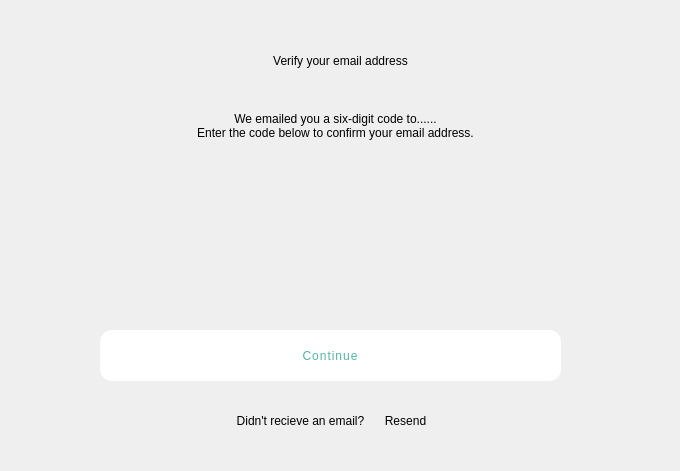
<?xml version="1.0" encoding="UTF-8"?>
<ui version="4.0">
 <class>SignupVerify</class>
 <widget class="QMainWindow" name="SignupVerify">
  <property name="geometry">
   <rect>
    <x>0</x>
    <y>0</y>
    <width>680</width>
    <height>471</height>
   </rect>
  </property>
  <property name="windowTitle">
   <string>MainWindow</string>
  </property>
  <widget class="QWidget" name="centralwidget">
   <widget class="QLabel" name="questionText">
    <property name="geometry">
     <rect>
      <x>220</x>
      <y>400</y>
      <width>161</width>
      <height>41</height>
     </rect>
    </property>
    <property name="styleSheet">
     <string notr="true">font: 13pt &quot;Mali&quot;;</string>
    </property>
    <property name="text">
     <string>Didn't recieve an email?</string>
    </property>
    <property name="alignment">
     <set>Qt::AlignCenter</set>
    </property>
   </widget>
   <widget class="QLabel" name="text">
    <property name="geometry">
     <rect>
      <x>80</x>
      <y>100</y>
      <width>511</width>
      <height>51</height>
     </rect>
    </property>
    <property name="styleSheet">
     <string notr="true">font: 15pt &quot;Mali&quot;;</string>
    </property>
    <property name="text">
     <string>We emailed you a six-digit code to...... 
Enter the code below to confirm your email address.</string>
    </property>
    <property name="alignment">
     <set>Qt::AlignCenter</set>
    </property>
   </widget>
   <widget class="QPushButton" name="resendButton">
    <property name="geometry">
     <rect>
      <x>380</x>
      <y>400</y>
      <width>51</width>
      <height>41</height>
     </rect>
    </property>
    <property name="cursor">
     <cursorShape>PointingHandCursor</cursorShape>
    </property>
    <property name="styleSheet">
     <string notr="true">border: none;
border-width: none;
font: 600 13pt &quot;Mali&quot;;
color: black;</string>
    </property>
    <property name="text">
     <string>Resend</string>
    </property>
   </widget>
   <widget class="QLabel" name="VerfityTitle">
    <property name="geometry">
     <rect>
      <x>130</x>
      <y>40</y>
      <width>421</width>
      <height>41</height>
     </rect>
    </property>
    <property name="styleSheet">
     <string notr="true">font: 36pt &quot;BM Jua&quot;;</string>
    </property>
    <property name="text">
     <string>Verify your email address</string>
    </property>
    <property name="alignment">
     <set>Qt::AlignCenter</set>
    </property>
   </widget>
   <widget class="QPushButton" name="continueButton">
    <property name="geometry">
     <rect>
      <x>100</x>
      <y>330</y>
      <width>461</width>
      <height>51</height>
     </rect>
    </property>
    <property name="cursor">
     <cursorShape>PointingHandCursor</cursorShape>
    </property>
    <property name="styleSheet">
     <string notr="true">QPushButton {
font: 18pt &quot;BM Jua&quot;;
color: rgb(87, 178, 168);
background: rgb(255, 255, 255);
border: 1px rgb(255, 255, 255);
border-radius: 12px;
letter-spacing:1px
}

QPushButton:hover {
font: 18pt &quot;BM Jua&quot;;
color: black;
background: rgb(107, 219, 205);
border: 1px rgb(107, 219, 205);
border-radius: 12px;
letter-spacing:1px
}</string>
    </property>
    <property name="text">
     <string>Continue</string>
    </property>
   </widget>
   <zorder>resendButton</zorder>
   <zorder>text</zorder>
   <zorder>VerfityTitle</zorder>
   <zorder>continueButton</zorder>
   <zorder>questionText</zorder>
  </widget>
 </widget>
 <resources/>
 <connections/>
</ui>
